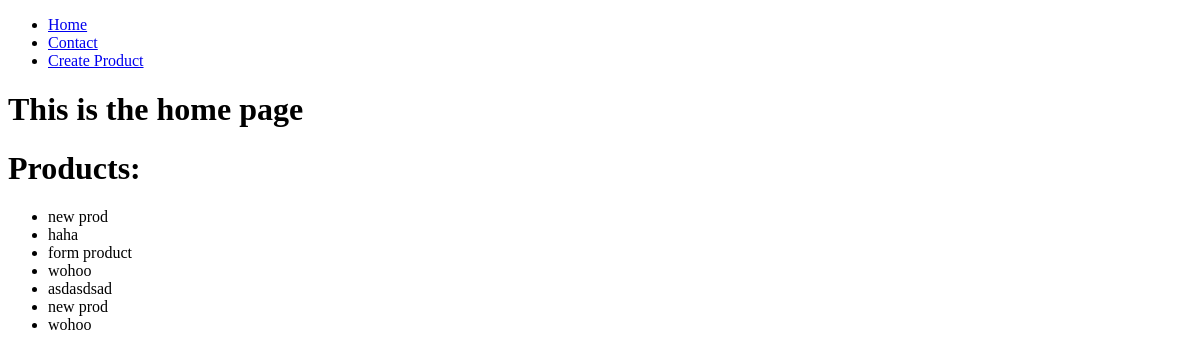
Before: / with the older database file.
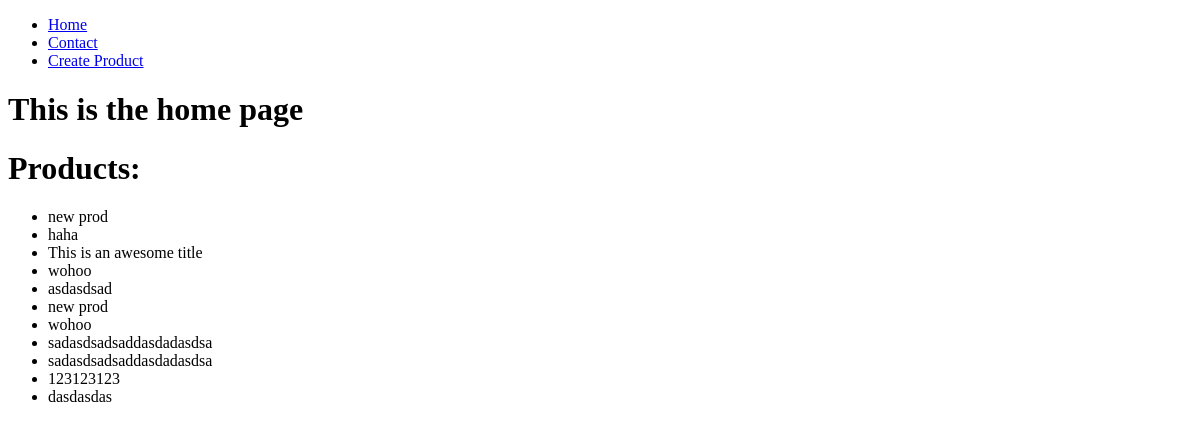
After: the same page with the newer database file.
### products/models.py (models this page shows)
class Product(models.Model):
    title = models.CharField(max_length=120)
    description = models.TextField(blank=True, null=True)
    price = models.DecimalField(decimal_places=2, max_digits=1000)
    summary = models.TextField()
    featured = models.BooleanField(default=True)

### pages/views.py (the view)
# urls.py: path('', home_view, name='home'),
def home_view(request, *args, **kwargs):
    print(request.user)
    context = { 'products' : Product.objects.all() }
    return render(request, "home.html", context)

### templates/home.html
{% extends 'base.html' %}
{% block content %}
<h1>This is the home page</h1>
<h1>Products:</h1>
{%if products|length != 0%}
    <ul>
        {% for item in products %}
            <li>{{item.title}}</li>
        {%endfor%}
    </ul>
    {%else%}
    <p> no products available </p>
    {%endif%}
{% endblock %}

Changed rows visible on the page:
changed Product: title "form product" → "This is an awesome title"
added Product: title "sadasdsadsaddasdadasdsa"
added Product: title "sadasdsadsaddasdadasdsa"
added Product: title "123123123"
added Product: title "dasdasdas"
